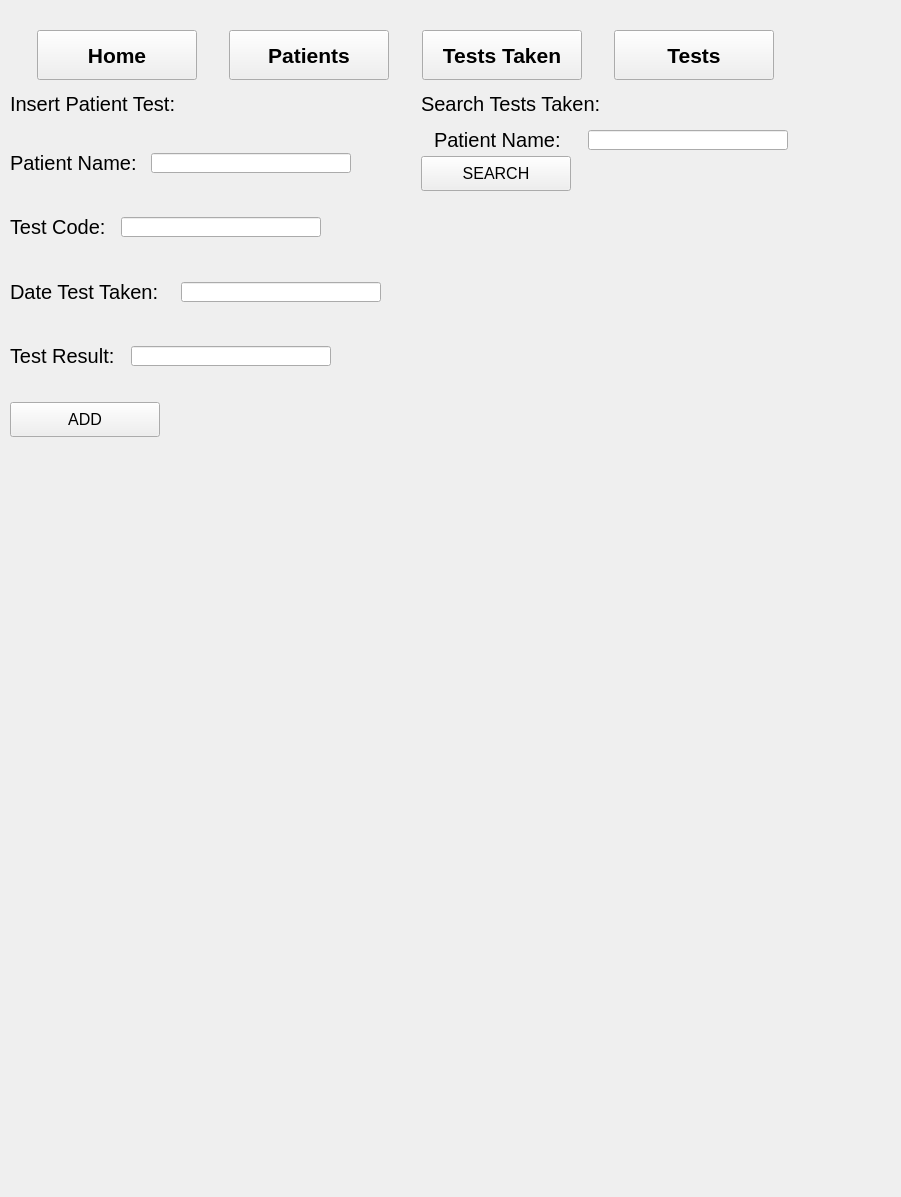
   <widget class="QWidget" name="TestsTaken">
    <widget class="QWidget" name="layoutWidget">
     <property name="geometry">
      <rect>
       <x>-30</x>
       <y>510</y>
       <width>892</width>
       <height>678</height>
      </rect>
     </property>
     <layout class="QVBoxLayout" name="verticalLayout_24"/>
    </widget>
    <widget class="QWidget" name="layoutWidget">
     <property name="geometry">
      <rect>
       <x>10</x>
       <y>30</y>
       <width>791</width>
       <height>437</height>
      </rect>
     </property>
     <layout class="QVBoxLayout" name="verticalLayout_29">
      <item>
       <layout class="QHBoxLayout" name="horizontalLayout_7">
        <item>
         <spacer name="horizontalSpacer_22">
          <property name="orientation">
           <enum>Qt::Horizontal</enum>
          </property>
          <property name="sizeHint" stdset="0">
           <size>
            <width>40</width>
            <height>20</height>
           </size>
          </property>
         </spacer>
        </item>
        <item>
         <widget class="QPushButton" name="Home_TestTaken">
          <property name="minimumSize">
           <size>
            <width>160</width>
            <height>50</height>
           </size>
          </property>
          <property name="maximumSize">
           <size>
            <width>160</width>
            <height>50</height>
           </size>
          </property>
          <property name="font">
           <font>
            <pointsize>16</pointsize>
            <weight>75</weight>
            <bold>true</bold>
           </font>
          </property>
          <property name="text">
           <string>Home</string>
          </property>
         </widget>
        </item>
        <item>
         <spacer name="horizontalSpacer_23">
          <property name="orientation">
           <enum>Qt::Horizontal</enum>
          </property>
          <property name="sizeHint" stdset="0">
           <size>
            <width>40</width>
            <height>20</height>
           </size>
          </property>
         </spacer>
        </item>
        <item>
         <widget class="QPushButton" name="Patient_TestTaken">
          <property name="minimumSize">
           <size>
            <width>160</width>
            <height>50</height>
           </size>
          </property>
          <property name="maximumSize">
           <size>
            <width>160</width>
            <height>50</height>
           </size>
          </property>
          <property name="baseSize">
           <size>
            <width>160</width>
            <height>50</height>
           </size>
          </property>
          <property name="font">
           <font>
            <pointsize>16</pointsize>
            <weight>75</weight>
            <bold>true</bold>
           </font>
          </property>
          <property name="text">
           <string>Patients</string>
          </property>
         </widget>
        </item>
        <item>
         <spacer name="horizontalSpacer_24">
          <property name="orientation">
           <enum>Qt::Horizontal</enum>
          </property>
          <property name="sizeHint" stdset="0">
           <size>
            <width>40</width>
            <height>20</height>
           </size>
          </property>
         </spacer>
        </item>
        <item>
         <widget class="QPushButton" name="TestsTaken_TestTaken">
          <property name="minimumSize">
           <size>
            <width>160</width>
            <height>50</height>
           </size>
          </property>
          <property name="maximumSize">
           <size>
            <width>160</width>
            <height>50</height>
           </size>
          </property>
          <property name="font">
           <font>
            <pointsize>16</pointsize>
            <weight>75</weight>
            <bold>true</bold>
           </font>
          </property>
          <property name="text">
           <string>Tests Taken</string>
          </property>
         </widget>
        </item>
        <item>
         <spacer name="horizontalSpacer_25">
          <property name="orientation">
           <enum>Qt::Horizontal</enum>
          </property>
          <property name="sizeHint" stdset="0">
           <size>
            <width>40</width>
            <height>20</height>
           </size>
          </property>
         </spacer>
        </item>
        <item>
         <widget class="QPushButton" name="Tests_TestTaken">
          <property name="minimumSize">
           <size>
            <width>160</width>
            <height>50</height>
           </size>
          </property>
          <property name="maximumSize">
           <size>
            <width>160</width>
            <height>50</height>
           </size>
          </property>
          <property name="font">
           <font>
            <pointsize>16</pointsize>
            <weight>75</weight>
            <bold>true</bold>
           </font>
          </property>
          <property name="text">
           <string>Tests</string>
          </property>
         </widget>
        </item>
        <item>
         <spacer name="horizontalSpacer_26">
          <property name="orientation">
           <enum>Qt::Horizontal</enum>
          </property>
          <property name="sizeHint" stdset="0">
           <size>
            <width>40</width>
            <height>20</height>
           </size>
          </property>
         </spacer>
        </item>
       </layout>
      </item>
      <item>
       <spacer name="verticalSpacer">
        <property name="orientation">
         <enum>Qt::Vertical</enum>
        </property>
        <property name="sizeHint" stdset="0">
         <size>
          <width>20</width>
          <height>40</height>
         </size>
        </property>
       </spacer>
      </item>
      <item>
       <layout class="QHBoxLayout" name="horizontalLayout_41">
        <item>
         <layout class="QVBoxLayout" name="verticalLayout_4">
          <item>
           <layout class="QVBoxLayout" name="verticalLayout_3">
            <item>
             <widget class="QLabel" name="label_5">
              <property name="minimumSize">
               <size>
                <width>170</width>
                <height>16</height>
               </size>
              </property>
              <property name="maximumSize">
               <size>
                <width>170</width>
                <height>16</height>
               </size>
              </property>
              <property name="font">
               <font>
                <pointsize>15</pointsize>
               </font>
              </property>
              <property name="text">
               <string>Insert Patient Test:</string>
              </property>
             </widget>
            </item>
            <item>
             <spacer name="verticalSpacer_20">
              <property name="orientation">
               <enum>Qt::Vertical</enum>
              </property>
              <property name="sizeHint" stdset="0">
               <size>
                <width>20</width>
                <height>40</height>
               </size>
              </property>
             </spacer>
            </item>
            <item>
             <layout class="QVBoxLayout" name="verticalLayout_2">
              <item>
               <layout class="QHBoxLayout" name="horizontalLayout_9">
                <item>
                 <widget class="QLabel" name="label_6">
                  <property name="minimumSize">
                   <size>
                    <width>135</width>
                    <height>16</height>
                   </size>
                  </property>
                  <property name="maximumSize">
                   <size>
                    <width>135</width>
                    <height>16</height>
                   </size>
                  </property>
                  <property name="font">
                   <font>
                    <pointsize>15</pointsize>
                   </font>
                  </property>
                  <property name="text">
                   <string>Patient Name:</string>
                  </property>
                 </widget>
                </item>
                <item>
                 <widget class="QLineEdit" name="Insert_Patient_Name">
                  <property name="minimumSize">
                   <size>
                    <width>200</width>
                    <height>20</height>
                   </size>
                  </property>
                  <property name="maximumSize">
                   <size>
                    <width>200</width>
                    <height>20</height>
                   </size>
                  </property>
                 </widget>
                </item>
                <item>
                 <spacer name="horizontalSpacer_47">
                  <property name="orientation">
                   <enum>Qt::Horizontal</enum>
                  </property>
                  <property name="sizeHint" stdset="0">
                   <size>
                    <width>40</width>
                    <height>20</height>
                   </size>
                  </property>
                 </spacer>
                </item>
               </layout>
              </item>
              <item>
               <spacer name="verticalSpacer_19">
                <property name="orientation">
                 <enum>Qt::Vertical</enum>
                </property>
                <property name="sizeHint" stdset="0">
                 <size>
                  <width>20</width>
                  <height>40</height>
                 </size>
                </property>
               </spacer>
              </item>
              <item>
               <layout class="QHBoxLayout" name="horizontalLayout_8">
                <item>
                 <widget class="QLabel" name="label_7">
                  <property name="minimumSize">
                   <size>
                    <width>105</width>
                    <height>16</height>
                   </size>
                  </property>
                  <property name="maximumSize">
                   <size>
                    <width>105</width>
                    <height>16</height>
                   </size>
                  </property>
                  <property name="font">
                   <font>
                    <pointsize>15</pointsize>
                   </font>
                  </property>
                  <property name="text">
                   <string>Test Code:</string>
                  </property>
                 </widget>
                </item>
                <item>
                 <widget class="QLineEdit" name="Insert_Test_Code">
                  <property name="minimumSize">
                   <size>
                    <width>200</width>
                    <height>20</height>
                   </size>
                  </property>
                  <property name="maximumSize">
                   <size>
                    <width>200</width>
                    <height>20</height>
                   </size>
                  </property>
                 </widget>
                </item>
                <item>
                 <spacer name="horizontalSpacer_48">
                  <property name="orientation">
                   <enum>Qt::Horizontal</enum>
                  </property>
                  <property name="sizeHint" stdset="0">
                   <size>
                    <width>40</width>
                    <height>20</height>
                   </size>
                  </property>
                 </spacer>
                </item>
               </layout>
              </item>
              <item>
               <spacer name="verticalSpacer_18">
                <property name="orientation">
                 <enum>Qt::Vertical</enum>
                </property>
                <property name="sizeHint" stdset="0">
                 <size>
                  <width>20</width>
                  <height>40</height>
                 </size>
                </property>
               </spacer>
              </item>
              <item>
               <layout class="QHBoxLayout" name="horizontalLayout_10">
                <item>
                 <widget class="QLabel" name="label_8">
                  <property name="minimumSize">
                   <size>
                    <width>165</width>
                    <height>16</height>
                   </size>
                  </property>
                  <property name="maximumSize">
                   <size>
                    <width>165</width>
                    <height>16</height>
                   </size>
                  </property>
                  <property name="font">
                   <font>
                    <pointsize>15</pointsize>
                   </font>
                  </property>
                  <property name="text">
                   <string>Date Test Taken:</string>
                  </property>
                 </widget>
                </item>
                <item>
                 <widget class="QLineEdit" name="Insert_Date_Test_Taken">
                  <property name="minimumSize">
                   <size>
                    <width>200</width>
                    <height>20</height>
                   </size>
                  </property>
                  <property name="maximumSize">
                   <size>
                    <width>200</width>
                    <height>20</height>
                   </size>
                  </property>
                 </widget>
                </item>
                <item>
                 <spacer name="horizontalSpacer_49">
                  <property name="orientation">
                   <enum>Qt::Horizontal</enum>
                  </property>
                  <property name="sizeHint" stdset="0">
                   <size>
                    <width>40</width>
                    <height>20</height>
                   </size>
                  </property>
                 </spacer>
                </item>
               </layout>
              </item>
              <item>
               <spacer name="verticalSpacer_17">
                <property name="orientation">
                 <enum>Qt::Vertical</enum>
                </property>
                <property name="sizeHint" stdset="0">
                 <size>
                  <width>20</width>
                  <height>40</height>
                 </size>
                </property>
               </spacer>
              </item>
              <item>
               <layout class="QHBoxLayout" name="horizontalLayout_11">
                <item>
                 <widget class="QLabel" name="label_9">
                  <property name="minimumSize">
                   <size>
                    <width>115</width>
                    <height>16</height>
                   </size>
                  </property>
                  <property name="maximumSize">
                   <size>
                    <width>135</width>
                    <height>16</height>
                   </size>
                  </property>
                  <property name="font">
                   <font>
                    <pointsize>15</pointsize>
                   </font>
                  </property>
                  <property name="text">
                   <string>Test Result:</string>
                  </property>
                 </widget>
                </item>
                <item>
                 <widget class="QLineEdit" name="Insert_Test_Results">
                  <property name="minimumSize">
                   <size>
                    <width>200</width>
                    <height>20</height>
                   </size>
                  </property>
                  <property name="maximumSize">
                   <size>
                    <width>200</width>
                    <height>20</height>
                   </size>
                  </property>
                 </widget>
                </item>
                <item>
                 <spacer name="horizontalSpacer_50">
                  <property name="orientation">
                   <enum>Qt::Horizontal</enum>
                  </property>
                  <property name="sizeHint" stdset="0">
                   <size>
                    <width>40</width>
                    <height>20</height>
                   </size>
                  </property>
                 </spacer>
                </item>
               </layout>
              </item>
             </layout>
            </item>
           </layout>
          </item>
          <item>
           <spacer name="verticalSpacer_16">
            <property name="orientation">
             <enum>Qt::Vertical</enum>
            </property>
            <property name="sizeHint" stdset="0">
             <size>
              <width>20</width>
              <height>40</height>
             </size>
            </property>
           </spacer>
          </item>
          <item>
           <widget class="QPushButton" name="Insert_Patient_Test_Button">
            <property name="minimumSize">
             <size>
              <width>150</width>
              <height>35</height>
             </size>
            </property>
            <property name="maximumSize">
             <size>
              <width>150</width>
              <height>35</height>
             </size>
            </property>
            <property name="font">
             <font>
              <pointsize>12</pointsize>
             </font>
            </property>
            <property name="text">
             <string>ADD</string>
            </property>
           </widget>
          </item>
          <item>
           <spacer name="verticalSpacer_15">
            <property name="orientation">
             <enum>Qt::Vertical</enum>
            </property>
            <property name="sizeHint" stdset="0">
             <size>
              <width>20</width>
              <height>40</height>
             </size>
            </property>
           </spacer>
          </item>
         </layout>
        </item>
        <item>
         <layout class="QVBoxLayout" name="verticalLayout_16">
          <item>
           <widget class="QLabel" name="label_25">
            <property name="minimumSize">
             <size>
              <width>180</width>
              <height>16</height>
             </size>
            </property>
            <property name="maximumSize">
             <size>
              <width>180</width>
              <height>16</height>
             </size>
            </property>
            <property name="font">
             <font>
              <pointsize>15</pointsize>
             </font>
            </property>
            <property name="text">
             <string>Search Tests Taken:</string>
            </property>
           </widget>
          </item>
          <item>
           <spacer name="verticalSpacer_21">
            <property name="orientation">
             <enum>Qt::Vertical</enum>
            </property>
            <property name="sizeHint" stdset="0">
             <size>
              <width>20</width>
              <height>40</height>
             </size>
            </property>
           </spacer>
          </item>
          <item>
           <layout class="QHBoxLayout" name="horizontalLayout_28">
            <item>
             <widget class="QLabel" name="label_26">
              <property name="minimumSize">
               <size>
                <width>135</width>
                <height>16</height>
               </size>
              </property>
              <property name="maximumSize">
               <size>
                <width>135</width>
                <height>16</height>
               </size>
              </property>
              <property name="font">
               <font>
                <pointsize>15</pointsize>
               </font>
              </property>
              <property name="text">
               <string>Patient Name:</string>
              </property>
             </widget>
            </item>
            <item>
             <widget class="QLineEdit" name="Search_Test_Taken_Name">
              <property name="minimumSize">
               <size>
                <width>200</width>
                <height>20</height>
               </size>
              </property>
              <property name="maximumSize">
               <size>
                <width>200</width>
                <height>20</height>
               </size>
              </property>
             </widget>
            </item>
           </layout>
          </item>
          <item>
           <widget class="QPushButton" name="Search_TestTaken_Button">
            <property name="minimumSize">
             <size>
              <width>150</width>
              <height>35</height>
             </size>
            </property>
            <property name="maximumSize">
             <size>
              <width>150</width>
              <height>35</height>
             </size>
            </property>
            <property name="font">
             <font>
              <pointsize>12</pointsize>
             </font>
            </property>
            <property name="text">
             <string>SEARCH</string>
            </property>
           </widget>
          </item>
          <item>
           <widget class="QLabel" name="TestTaken_Seach_Field">
            <property name="minimumSize">
             <size>
              <width>380</width>
              <height>270</height>
             </size>
            </property>
            <property name="maximumSize">
             <size>
              <width>380</width>
              <height>270</height>
             </size>
            </property>
            <property name="font">
             <font>
              <pointsize>12</pointsize>
             </font>
            </property>
            <property name="text">
             <string/>
            </property>
            <property name="wordWrap">
             <bool>true</bool>
            </property>
           </widget>
          </item>
         </layout>
        </item>
       </layout>
      </item>
     </layout>
    </widget>
   </widget>
